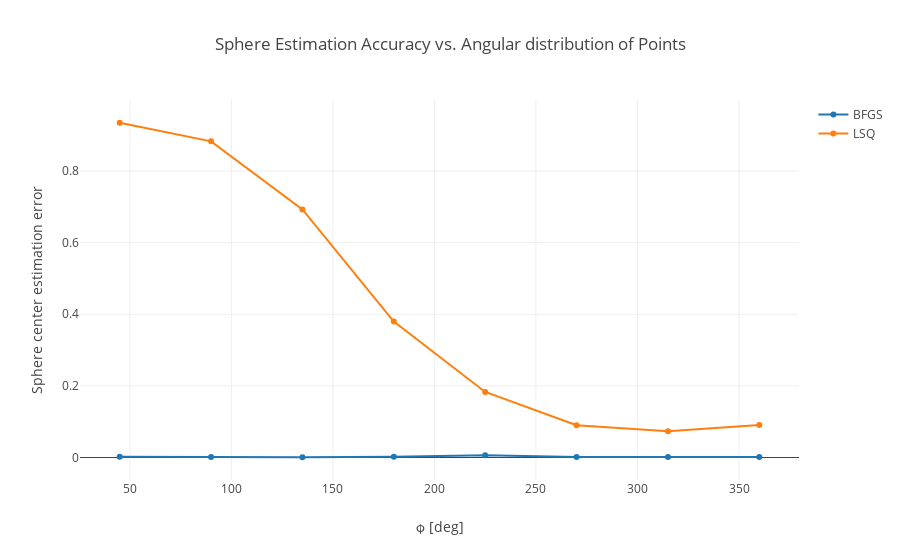

Notebook cell for this chart:
### Code cell
data = [go.Scatter(x=np.rad2deg(phi_vec), y=results[method], mode='lines+markers', name=method) for method in methods]
layout = dict(title = 'Sphere Estimation Accuracy vs. Angular distribution of Points',
              xaxis = dict(title = 'ϕ [deg]'),
              yaxis = dict(title = 'Sphere center estimation error'),
              )
figure = go.Figure(data=data,layout=layout)
iplot(figure)

### Figure 1 — Plotly figure (JSON) as saved in the notebook; plotly's stock layout.template omitted (floating-point values rounded to 4 significant figures)
{"data": [{"mode": "lines+markers", "name": "BFGS", "type": "scatter", "x": [45, 90, 135, 180, 225, 270, 315, 360], "y": [0.002189, 0.001301, 0.0007186, 0.001882, 0.006133, 0.001135, 0.001155, 0.001294]}, {"mode": "lines+markers", "name": "LSQ", "type": "scatter", "x": [45, 90, 135, 180, 225, 270, 315, 360], "y": [0.9348, 0.8829, 0.6928, 0.3797, 0.183, 0.09009, 0.07333, 0.09109]}], "layout": {"title": "Sphere Estimation Accuracy vs. Angular distribution of Points", "xaxis": {"title": "ϕ [deg]"}, "yaxis": {"title": "Sphere center estimation error"}}}
